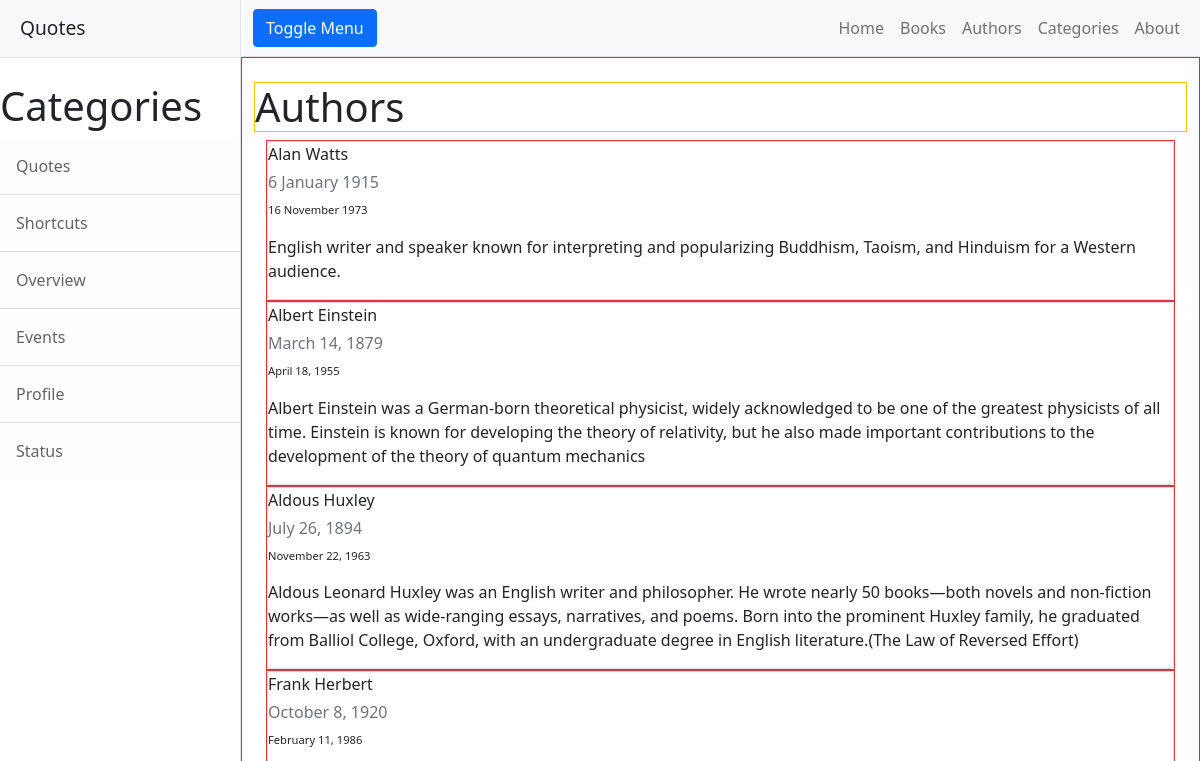
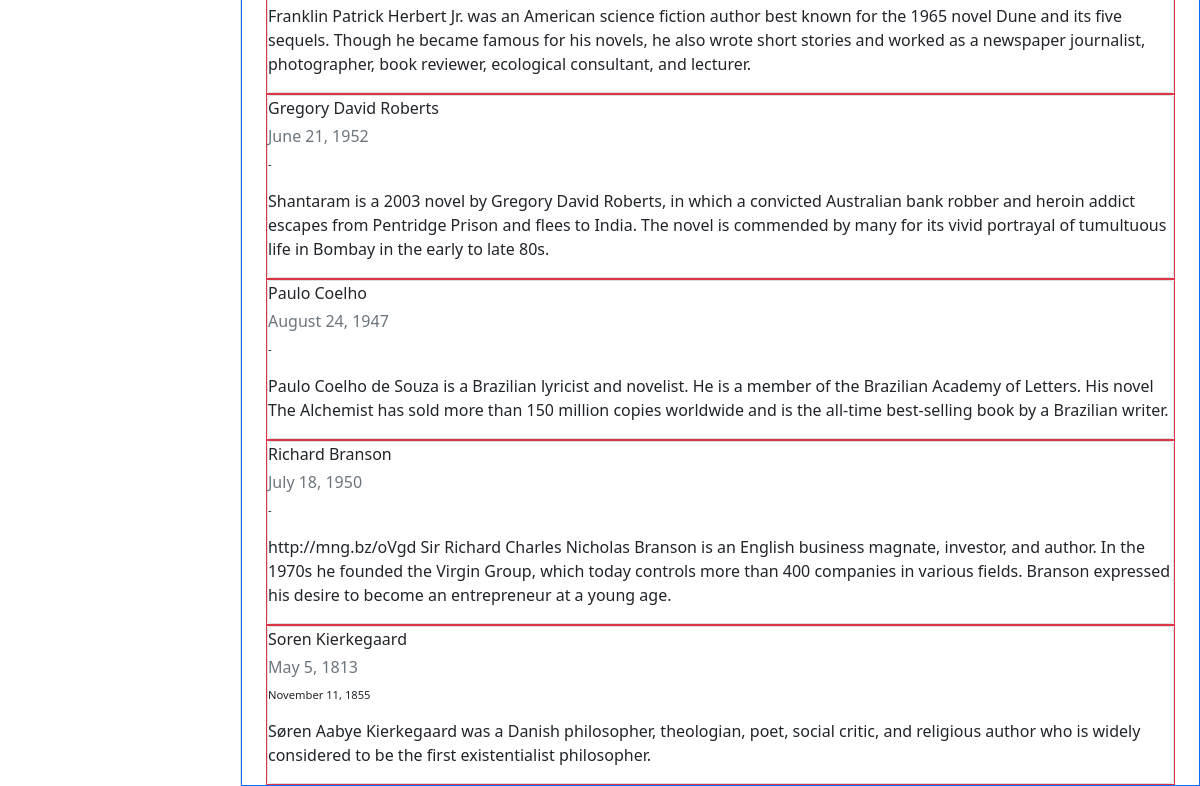
/authors/, run on an earlier commit of the app's database (2 pictures, top to bottom).
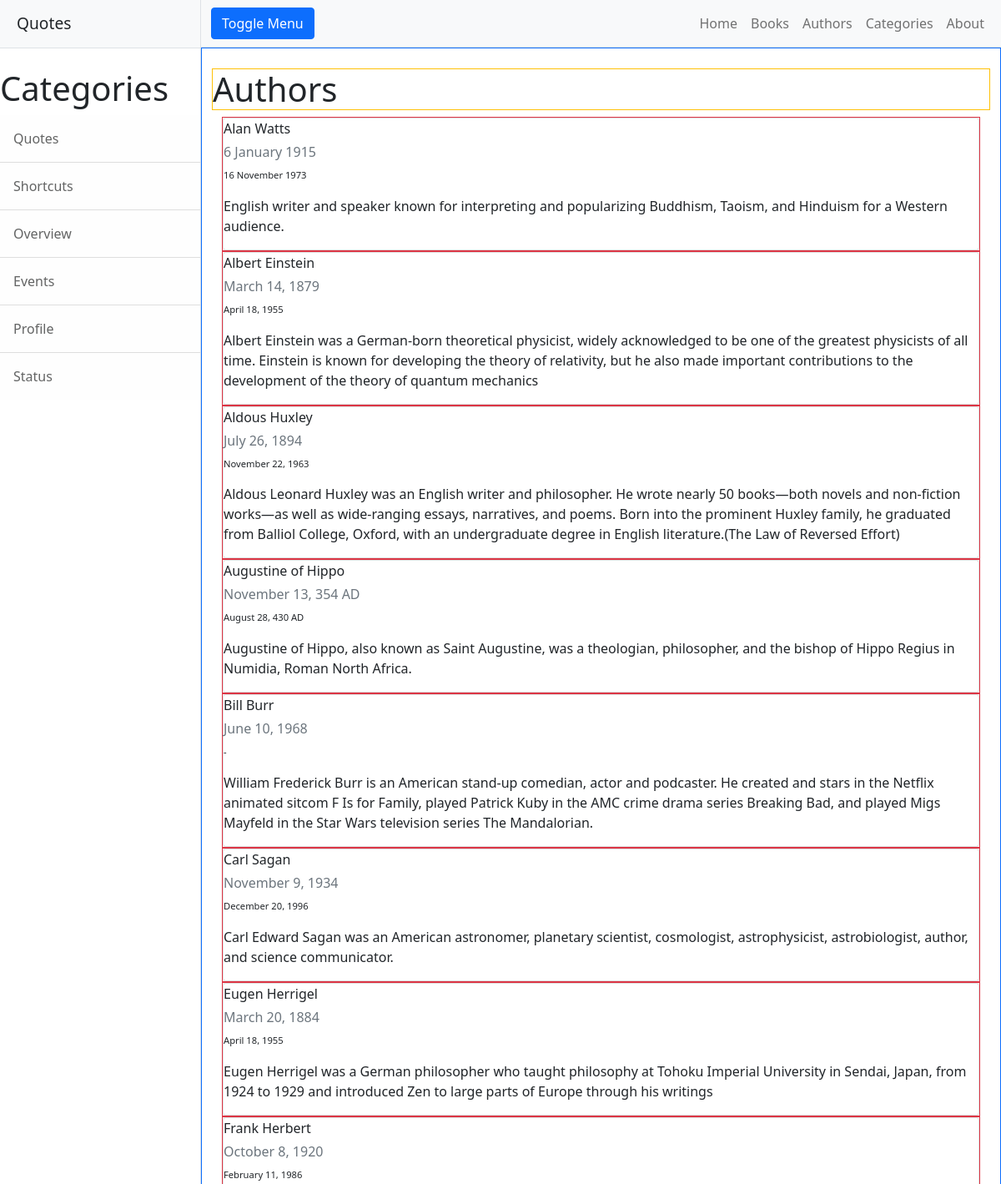
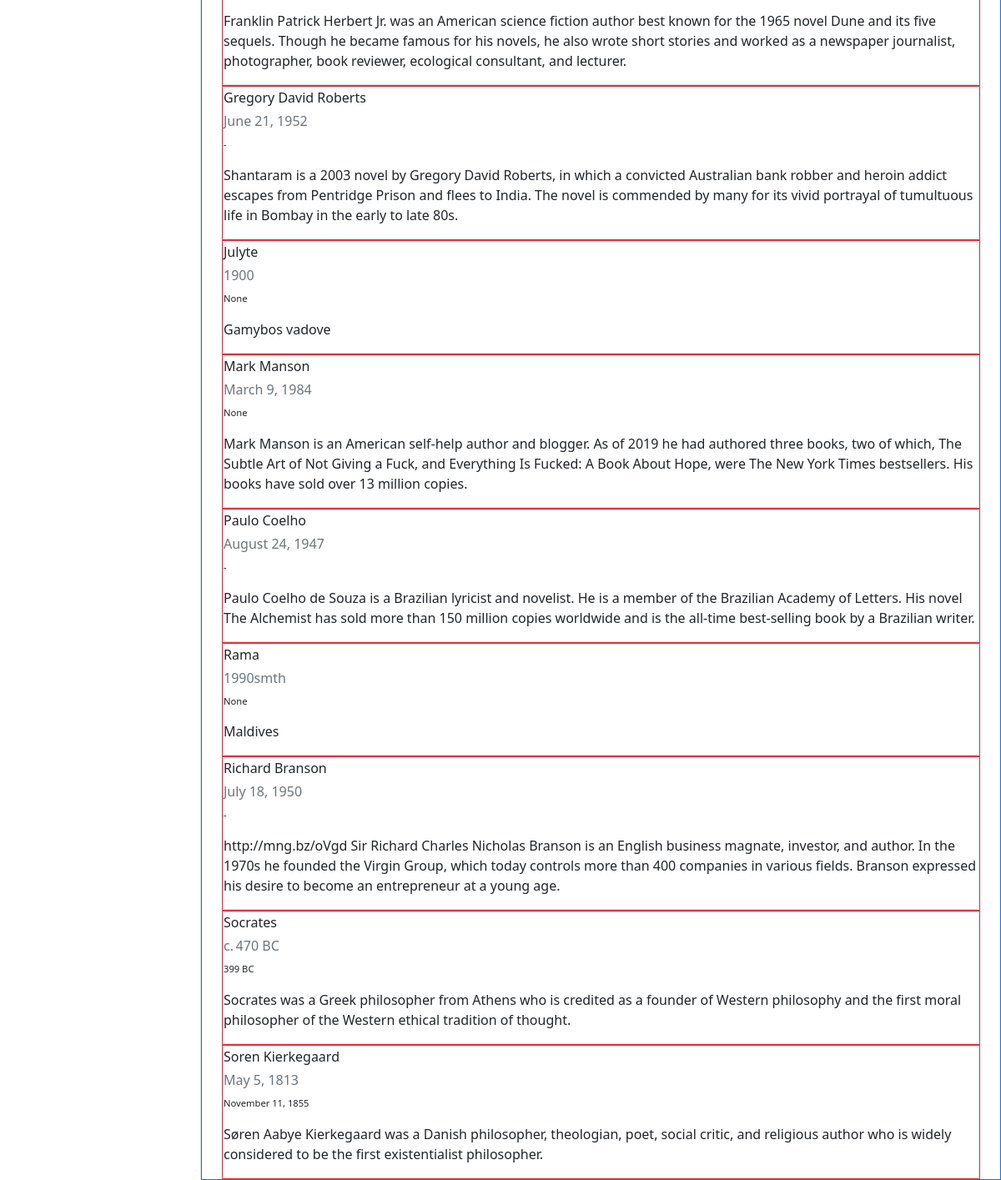
And on a later commit of the database (2 pictures, top to bottom).
### app1/models.py (models this page shows, shortened)
class Author(models.Model):
    name = models.CharField(max_length=50, null=True)
    bio = models.TextField()
    birth_date = models.CharField(max_length=30, null=True)
    birth_place = models.CharField(max_length=100, null=True, blank=True)
    death_date = models.CharField(max_length=30, null=True, blank=True)
    death_place = models.CharField(max_length=100, null=True, blank=True)
    cause_of_death = models.CharField(max_length=100, null=True, blank=True)
    class Meta:
        ordering = ['name']

### app1/views.py (the view)
# urls.py: path("authors/", views.authors, name="authors"),
def authors(request):
    return render(request=request,
                  template_name="app1/authors.html",
                  context={"author": Author.objects.all})

### app1/templates/app1/authors.html (shortened to what this page needs)
{% extends 'app1/header.html' %}
{% load static %}
{% block content %}
<div class="container-fluid border border-primary">
    <h1 class="mt-4 border border-warning">Authors</h1>
    {% for auth in author %}
    <div class="container"
	<div class="row">
	    <div class="col s12 m6 border border-danger">
		<div class="card hoverable">
		    <span class="card-title">{{auth.name}}</span>
		    <span class="card-subtitle mb-2 text-muted">{{auth.birth_date}}</span>
		    <p style="font-size:70%">{{auth.death_date}}</p>
		    <p>{{auth.bio}}</p>
	    </div>
	    </div>
	</div>
	{% endfor %}
    </div>
</div>
</div>
    </body>
</html>
{% endblock %}

### app1/templates/app1/header.html (shortened to what this page needs)
{% load static %}
<!DOCTYPE html>
<html lang="en">
    <head>
	<link rel="stylesheet" href="{% static "app1/boot/css/styles.css" %}">
    </head>
    <body>
	<div class="d-flex" id="wrapper">
	    <div class="border-end bg-white" id="sidebar-wrapper">
		<div class="sidebar-heading border-bottom bg-light">Quotes</div>
		<div class="list-group list-group-flush">
		    <h1 class="mt-4">Categories</h1>
		    <a class="list-group-item list-group-item-action list-group-item-light p-3" href="#!">Quotes</a>
		    <a class="list-group-item list-group-item-action list-group-item-light p-3" href="#!">Shortcuts</a>
		    <a class="list-group-item list-group-item-action list-group-item-light p-3" href="#!">Overview</a>
		    <a class="list-group-item list-group-item-action list-group-item-light p-3" href="#!">Events</a>
		    <a class="list-group-item list-group-item-action list-group-item-light p-3" href="#!">Profile</a>
		    <a class="list-group-item list-group-item-action list-group-item-light p-3" href="#!">Status</a>
		</div>
	    </div>
	    <div id="page-content-wrapper">
		<nav class="navbar navbar-expand-lg navbar-light bg-light border-bottom">
		    <div class="container-fluid">
			<button class="btn btn-primary" id="sidebarToggle">Toggle Menu</button>
			<div class="collapse navbar-collapse" id="navbarSupportedContent">
			    <ul class="navbar-nav ms-auto mt-2 mt-lg-0">
				<li class="nav-item active"><a class="nav-link" href="/">Home</a></li>
				<li class="nav-item"><a class="nav-link" href="/books">Books</a></li>
				<li class="nav-item"><a class="nav-link" href="/authors">Authors</a></li>
				<li class="nav-item"><a class="nav-link" href="/categories">Categories</a></li>
				<li class="nav-item"><a class="nav-link" href="/about">About</a></li>
			    </ul>
			</div>
		    </div>
		</nav>
		{% block content %}
		{% endblock %}
    </body>
</html>

What changed in the data, as far as the page shows it:
added Author: name "Augustine of Hippo", birth_date "November 13, 354 AD", death_date "August 28, 430 AD", bio "Augustine of Hippo, also known as Saint Augustine, was a theologian, philosopher, and the bishop of Hippo Regius in Numidia, Roman North Africa."
added Author: name "Bill Burr", birth_date "June 10, 1968", death_date "-", bio "William Frederick Burr is an American stand-up comedian, actor and podcaster. He created and stars in the Netflix animated sitcom F Is for Family, played Patrick Kuby in the AMC crime drama series Breaking Bad, and played Migs Mayfeld in the Star Wars television series The Mandalorian."
added Author: name "Carl Sagan", birth_date "November 9, 1934", death_date "December 20, 1996", bio "Carl Edward Sagan was an American astronomer, planetary scientist, cosmologist, astrophysicist, astrobiologist, author, and science communicator."
added Author: name "Eugen Herrigel", birth_date "March 20, 1884", death_date "April 18, 1955", bio "Eugen Herrigel was a German philosopher who taught philosophy at Tohoku Imperial University in Sendai, Japan, from 1924 to 1929 and introduced Zen to large parts of Europe through his writings"
added Author: name "Julyte", birth_date "1900", death_date "None", bio "Gamybos vadove"
added Author: name "Mark Manson", birth_date "March 9, 1984", death_date "None", bio "Mark Manson is an American self-help author and blogger. As of 2019 he had authored three books, two of which, The Subtle Art of Not Giving a Fuck, and Everything Is Fucked: A Book About Hope, were The New York Times bestsellers. His books have sold over 13 million copies."
added Author: name "Rama", birth_date "1990smth", death_date "None", bio "Maldives"
added Author: name "Socrates", birth_date "c. 470 BC", death_date "399 BC", bio "Socrates was a Greek philosopher from Athens who is credited as a founder of Western philosophy and the first moral philosopher of the Western ethical tradition of thought."
